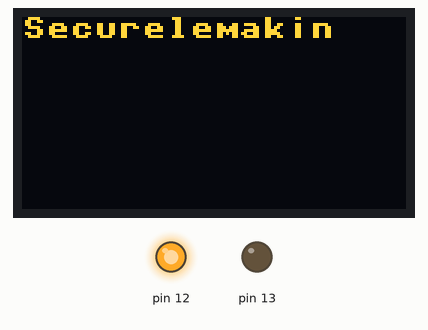
A program run on a simulated MicroPython board. Shown: 128×64 one-colour display, output pins drawn as LEDs (lit = HIGH). The OLED is the two-colour kind (top 16 rows yellow). At 0.1 s the program stops and its outputs stay as they are.

Above: at 0.1 s.
Timing chart, 0 to 1.6 s (numbered marks = the images above):
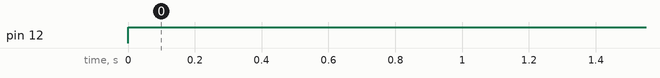

The program:

display.py
```python
from machine import Pin
from machine import SoftI2C as I2C
import ssd1306

gnd = Pin(13,Pin.OUT)
vcc = Pin(12,Pin.OUT)
scl = Pin(14,Pin.OUT)
sda = Pin(16,Pin.OUT)

#powering, hopefully the display run bellow 20mA
gnd.value(0)
vcc.value(1)
i2c = I2C(sda=sda,scl=scl)

lcd = ssd1306.SSD1306_I2C(128,64,i2c)
lcd.text("Securelemakin",0,0,1)
lcd.show()

class Lock:
    def __init__(self):
        self.locked = False

lock = Lock() #display locked flag
```

Measured:
- by itself, pin 12: LOW → HIGH at 0.00 s
